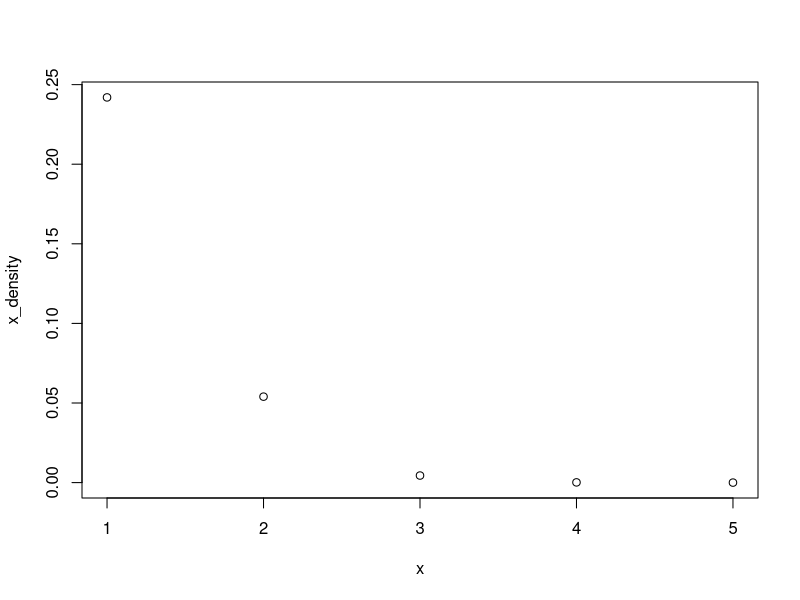
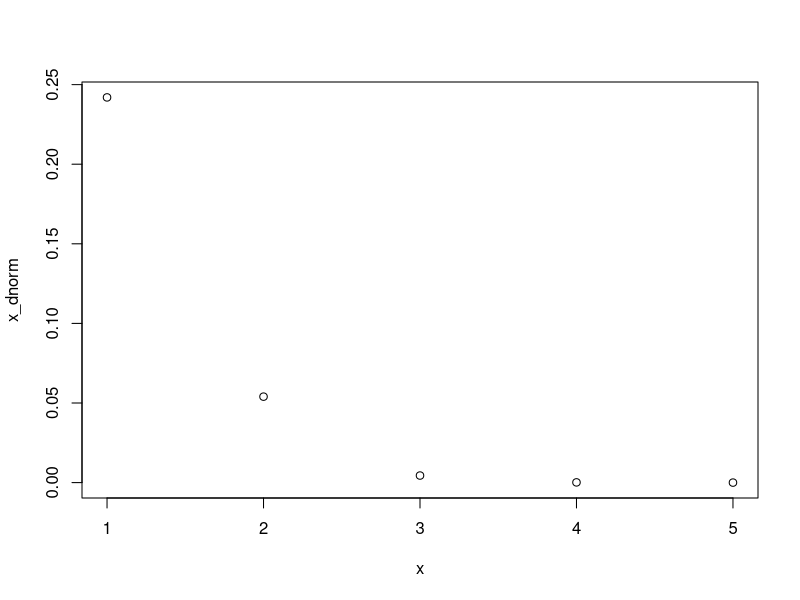
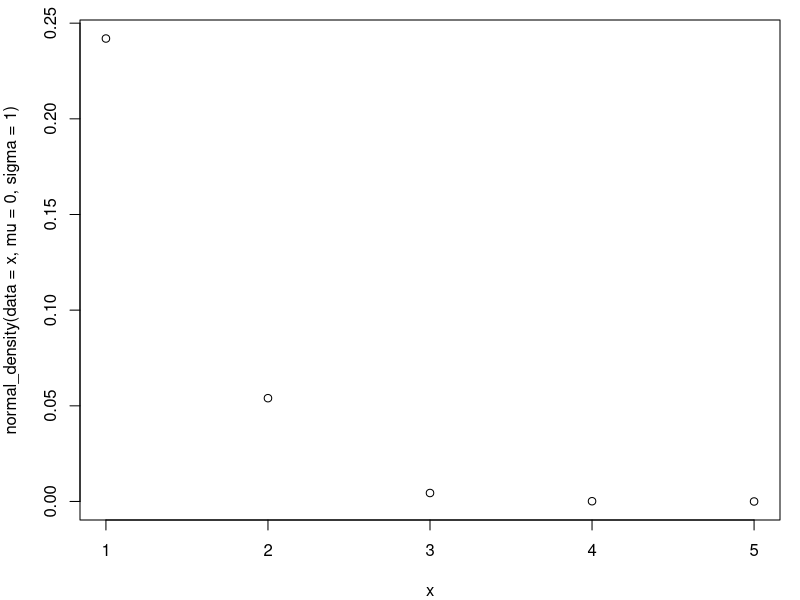
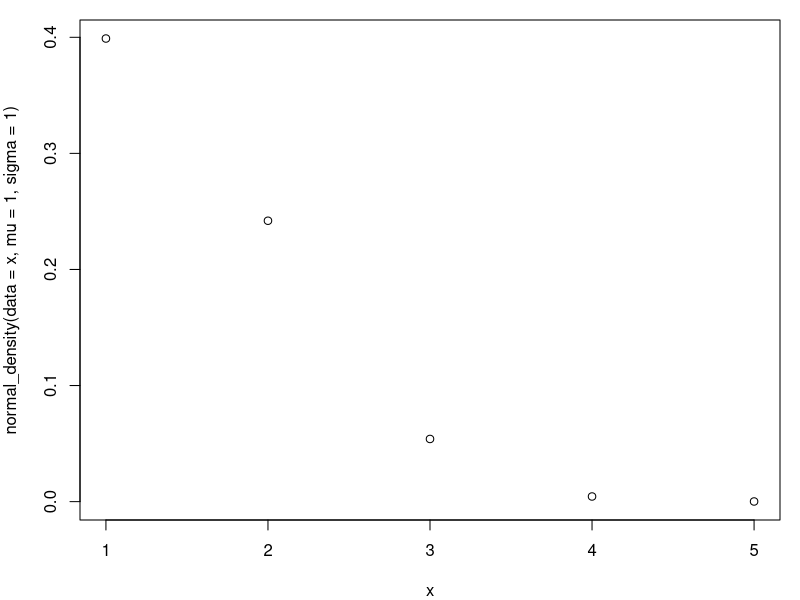
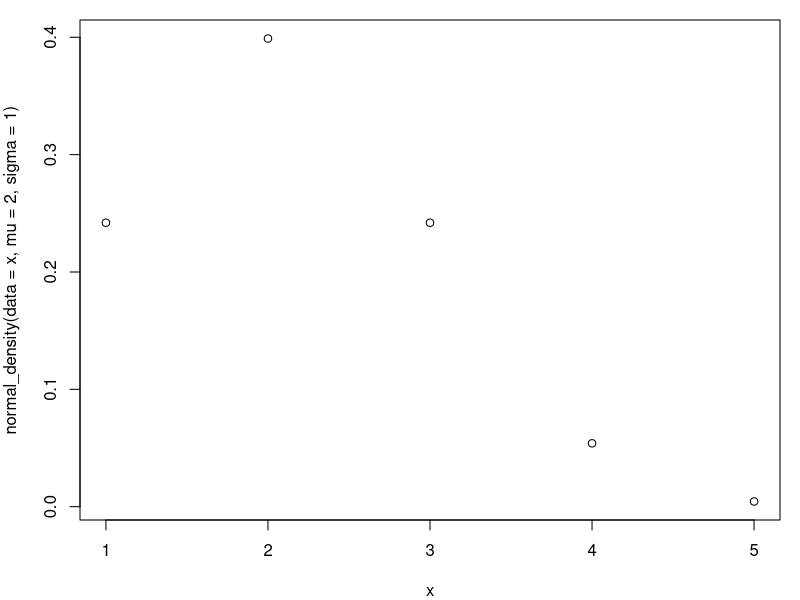
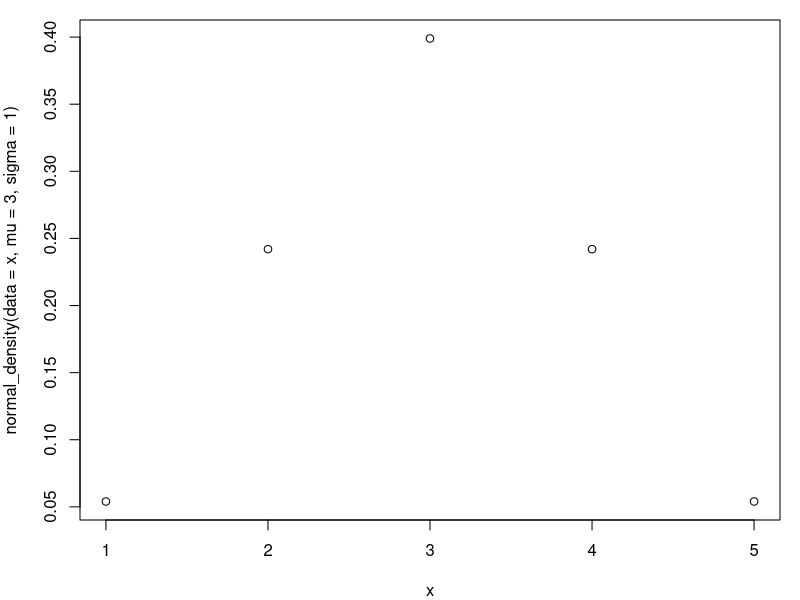
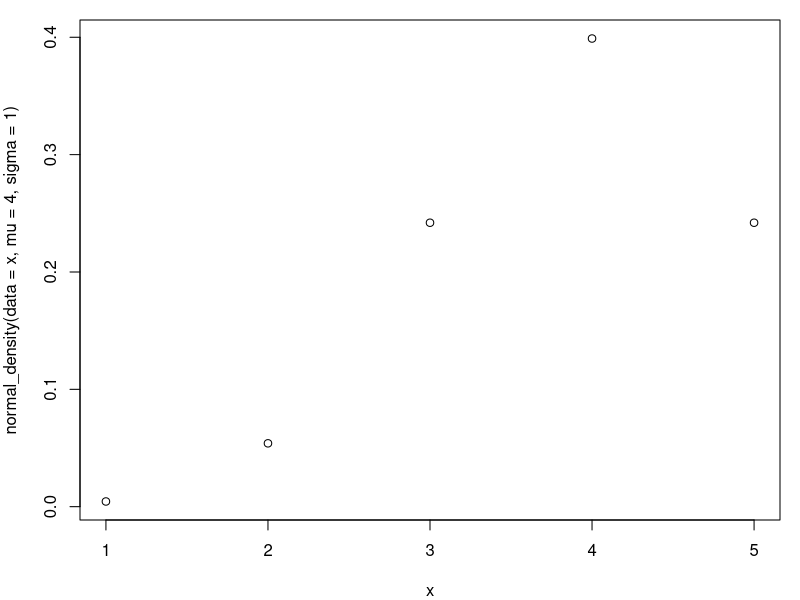
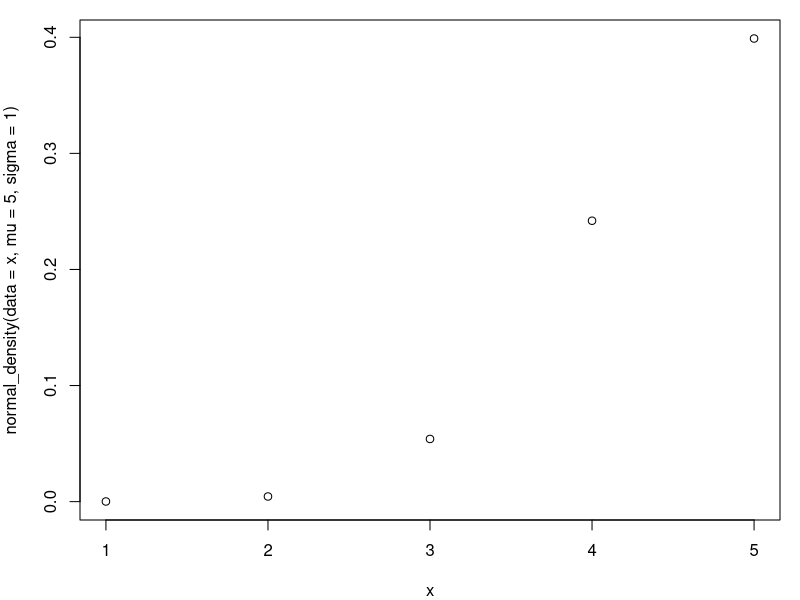

Here is the R script that generated these plots, in order:
## R_Demo_Simulation_Learning_Estimate_Mean.R
##########################################################################
## INSTRUCTOR: Christopher Fariss
## COURSE NAME: Programming and Simulation Methods for Computational Social Science (2W)
## University of Essex Summer School 2023
##
## Date: 2024-07-22
##
## Please e-mail me if you find any errors or have and suggestions (either email is fine)
## e-mail: cjf0006@gmail.com
## e-mail: cjfariss@umich.edu
##
##########################################################################
## Introduction to tutorial:
##
## (1a) Use the normal density function to see that it is useful for many applications
## (1b) Specifically, we will estimate a mean instead of calculating it directly using a combination of values from the normal density function
## (1c) Use a normal density function to construct a likelihood function or loss function to evaluate how well/close the estimate mean is to the observed data values
## (2) Observe that calculating the true mean is very simple so it is easy to verify that the combination of density functions gives the same answer as the simple calculation
## (3) Note that there are more complicated models where estimating the best set of parameters is not as easy as simply calculating the mean. We will use this combination of density function values to find the best set of parameters. Sometimes this is called maximum likelihood estimation or MLE for short
##
##########################################################################
##
## This tutorial estimates the mean value from a vector of numeric data using the notion of distance.
## 
## Instead of calculating the mean directly, we will estimate the mean by minimizing a function that compares a range of possible estimates of the mean to the data we obtained in the vector (i.e., distance between possible estimate and each of the data points).
##
## The program below finds a range of possible values.
## These values include the maximum value of the log-likelihood which summarizes the disagreement/distance between a potential estimate of the mean and each of the observed data points in the data vector.
##
## This algorithm will provide the same answer as the algorithm for finding the average, which is taught to each of us in grade school.
##
## We will consider several loss-statistics. 
##
## These loss-statistics simply calculate the distance between a parameter estimate or our best guess AND a set of data points. 
##
## We are calculating distances for each observation in a dataset and summarizing these distances. 
## Sometimes we will call these distances something else: usually error or sometimes difference. 
## We will consider another loss function, gradient descent, later in the course.
##
##########################################################################

## install the library if necessary
## load packages
pkgs <- c("MASS")
invisible(sapply(pkgs, require, character.only = TRUE))

## create sequence of real numbers
#x <- seq(-3,3,.1)
x <- 1:5
x
mean(x)

## set mean and variance parameters
mu <- 0
sigma <- 1
sigma_pow2 <- sigma^2

## calculate the density using the normal distribution function
x_density <- 1/(sigma*sqrt(2*pi)) * exp(-(x - mu)^2/2*sigma^2)
x_density

## plot the two estimated densities to verify that they are the same
par(mfrow=c(1,1))
plot(x, x_density)

## calculate the density using the normal distribution function built into R
x_dnorm <- dnorm(x, mean=mu, sd=sigma)
x_dnorm

## plot the two estimated densities to verify that they are the same
plot(x, x_dnorm)

## program a function
normal_density <- function(data, mu, sigma){
  1/(sigma*sqrt(2*pi)) * exp(-(data - mu)^2/2*sigma^2)
}

## let's change the mean
normal_density(data=x, mu=3, sigma=1)

## plot the two estimated densities to verify that they are the same
par(mfrow=c(1,1), mar=c(4,4,1,1))
plot(x, normal_density(data=x, mu=0, sigma=1))
plot(x, normal_density(data=x, mu=1, sigma=1))
plot(x, normal_density(data=x, mu=2, sigma=1))
plot(x, normal_density(data=x, mu=3, sigma=1))
plot(x, normal_density(data=x, mu=4, sigma=1))
plot(x, normal_density(data=x, mu=5, sigma=1))

## data (we want the mean estimate for this numeric vector)
x <- c(1,2,3,4,5)
x

mean(x)
sum(x)/length(x)

## fix sigma to 1
sigma <- 1

## let's check to see if the best estimate for the mean is 1
mu <- 1
sum(log(1/(sigma*sqrt(2*pi)) * exp(-(x - mu)^2/2*sigma^2)))
prod(1/(sigma*sqrt(2*pi)) * exp(-(x - mu)^2/2*sigma^2))

## reminder
prod(1:3)

## let's check to see if the best estimate for the mean is 2
mu <- 2
sum(log(1/(sigma*sqrt(2*pi)) * exp(-(x - mu)^2/2*sigma^2)))

## let's check to see if the best estimate for the mean is 3
mu <- 3
sum(log(1/(sigma*sqrt(2*pi)) * exp(-(x - mu)^2/2*sigma^2)))

## let's check to see if the best estimate for the mean is 4
mu <- 4
sum(log(1/(sigma*sqrt(2*pi)) * exp(-(x - mu)^2/2*sigma^2)))

## let's check to see if the best estimate for the mean is 5
mu <- 5
sum(log(1/(sigma*sqrt(2*pi)) * exp(-(x - mu)^2/2*sigma^2)))

## is there any value of mu that generates a larger sum of logged values than 3?


## data (we want the mean estimate for this numeric vector)
x <- c(1,2,3,4,5)
x

#x <- runif(100)
truehist(x)

## vector to keep track of the loss function values
sum_log_dens <- NA
sum_log_dens_dnorm <- NA
sum_dens_ssqd <- NA
min_sum_dens_ssqd <- NA

## candidate values for our estimate of mu, which is the mean value we are trying to estimate
mu_hat <- seq(-10,10,.5)
mu_hat

## loop through all the mu_hat values to determine which one is the best using the sum of the logged densities
for(i in 1:length(mu_hat)){
  
  ## set mu_hat value to mu for the loss evaluation (mu is different for each iteration of the loop)
  mu <- mu_hat[i]
  
  ## normal density loss function
  sum_log_dens[i] <- sum(log(1/(sigma*sqrt(2*pi)) * exp(-(x - mu)^2/2*sigma^2)))
  
  ## dnorm loss function
  sum_log_dens_dnorm[i] <- sum(log(dnorm(x=x,mean=mu,sd=sigma)))
  
  ## ssdq sum of squared differences loss function (maximize)
  sum_dens_ssqd[i] <- sum((x-mu)^2)
  
  ## negative ssdq sum of squared differences loss function (minimize)
  min_sum_dens_ssqd[i] <- -sum((x-mu)^2)
  
}

par(mfrow=c(2,2), mar=c(4,4,2,.5))

## plot the normal density loss function
plot(mu_hat, sum_log_dens, main="normal density loss function")
abline(v=mean(x), col=2, lwd=3)

## plot the dnorm loss function
plot(mu_hat, sum_log_dens_dnorm, main="normal density loss function")
abline(v=mean(x), col=2, lwd=3)

## plot the ssdq sum of squared differences loss function
plot(mu_hat, sum_dens_ssqd, main="minimized squared differences loss function")
abline(v=mean(x), col=2, lwd=3)

## plot the ssdq sum of squared differences loss function
plot(mu_hat, min_sum_dens_ssqd, main="squared differences loss function")
abline(v=mean(x), col=2, lwd=3)

##########################################################################
## apply the density function and the equation for the log-likelihood, which is a loss function
##########################################################################

## make a very simple dataset
simple_data <- 1:5

## print the data
simple_data


##########################################################################
## what is the density for each value in the dataset if we assume mu, the average, is 1?
normal_density(data=simple_data, mu=1, sigma=1)

## what is the density for each value in the dataset if we assume mu, the average, is 2?
normal_density(data=simple_data, mu=2, sigma=1)

## what is the density for each value in the dataset if we assume mu, the average, is 3?
normal_density(data=simple_data, mu=3, sigma=1)

## what is the density for each value in the dataset if we assume mu, the average, is 4?
normal_density(data=simple_data, mu=4, sigma=1)

## what is the density for each value in the dataset if we assume mu, the average, is 4?
normal_density(data=simple_data, mu=4, sigma=1)

##########################################################################
## note: we can summarize these values by using the loss function defined above, which we called the log-likelihood
##########################################################################

## we can multiple all the densities together to get the likihood statistic
prod(normal_density(data=simple_data, mu=1, sigma=1))
prod(normal_density(data=simple_data, mu=2, sigma=1))
prod(normal_density(data=simple_data, mu=3, sigma=1))
prod(normal_density(data=simple_data, mu=4, sigma=1))
prod(normal_density(data=simple_data, mu=5, sigma=1))

## we can take the sum of the all the logged densities to get the log-likihood statistic (we usually multiply by -1 so the we mind the min instead of the max. consistent with the likihood function)
-sum(log(normal_density(data=simple_data, mu=1, sigma=1)))
-sum(log(normal_density(data=simple_data, mu=2, sigma=1)))
-sum(log(normal_density(data=simple_data, mu=3, sigma=1)))
-sum(log(normal_density(data=simple_data, mu=4, sigma=1)))
-sum(log(normal_density(data=simple_data, mu=5, sigma=1)))

## we can transform the log-likelihood into the likelihood statistic by using the exponentiation function exp()
exp(sum(log(normal_density(data=simple_data, mu=1, sigma=1))))
exp(sum(log(normal_density(data=simple_data, mu=2, sigma=1))))
exp(sum(log(normal_density(data=simple_data, mu=3, sigma=1))))
exp(sum(log(normal_density(data=simple_data, mu=4, sigma=1))))
exp(sum(log(normal_density(data=simple_data, mu=5, sigma=1))))

## another commonly used loss statistic is the root-mean-squared-error which we use in later programs because it is a bit easier to think about
sqrt(mean((simple_data-1)^2))
sqrt(mean((simple_data-2)^2))
sqrt(mean((simple_data-3)^2))
sqrt(mean((simple_data-4)^2))
sqrt(mean((simple_data-5)^2))

##########################################################################
## note: that all of these statistics are in agreement that our best guess at the values of the dataset, in terms of the ability of our single guess to reduce the distance between the guess of the single parameter and each data point is the simple average
##########################################################################

##########################################################################
## let's do this via a simulation now
##########################################################################

## specify the number of units
sample_size <- 2000
sample_size

## take a random draw of units given a mean that we as the researcher/programmer/data-scientist
## let's use pi for fun but it can be any number (note that we are not estimating the variance for this exercise)
x <- rnorm(sample_size, mean=pi, sd=1)

truehist(x)


## specify values of mu to check (what happens as we decrease the distance between guesses?)
mu_hat <- seq(0,5,0.001)

## loop through all values of mu_hat and calculate the loglik statistic for each
loglik <- c()
for(i in 1:length(mu_hat)){
    loglik[i] <- -sum(log(normal_density(data=x, mu=mu_hat[i], sigma=1)))
}

par(mfrow=c(1,1))
plot(mu_hat, loglik, type="l", lwd=2)

## which value is the minimum?
coordinate <- which(loglik==min(loglik))
coordinate

## which coordinate minimizes the loglik for the best mu_hat value?
mu_hat[coordinate]

## what is the calculated average?
mean(x)

# pass function to optim with initial values
loglik_func <- function(par, data){
    -sum(log(normal_density(data=data, mu=par, sigma=1)))
}

optim.out <- optim(par = c(0), fn=loglik_func, data=x, method="BFGS")
optim.out

## estimate mean from the optim function
optim.out$par

## empirical mean
mean(x)

## the difference between the estimated parameter and the empirical mean is vanishingly small
optim.out$par - mean(x)

##########################################################################
## Question: what if we repeated this process over and over again? 
## Would the average of the simulations coverage towards the true value of pi?
##
## Notes: The Central Limit Theorem (CLT) establishes that when independently generated variables (iid: independent and identically distributed random variables) are added together, the sums or averages of these variables (when normalized) converge towards a normal distribution. 
## This property emerges even if the original variables are not individually normally distributed, as with the roll of a die. 
## The probability of any value from the single roll of die is equivalent to any other value for the same-sided die in the limit (when the number of rolls approaches infinity).
##
##########################################################################



